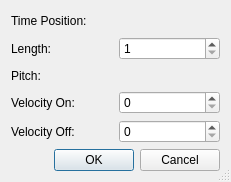
<?xml version="1.0" encoding="UTF-8"?>
<ui version="4.0">
 <class>EditNoteDialogBase</class>
 <widget class="QDialog" name="EditNoteDialogBase">
  <property name="geometry">
   <rect>
    <x>0</x>
    <y>0</y>
    <width>231</width>
    <height>182</height>
   </rect>
  </property>
  <property name="windowTitle">
   <string>LOS: Enter Note</string>
  </property>
  <property name="sizeGripEnabled">
   <bool>true</bool>
  </property>
  <layout class="QGridLayout">
   <property name="margin">
    <number>11</number>
   </property>
   <property name="spacing">
    <number>6</number>
   </property>
   <item row="5" column="0" colspan="2">
    <layout class="QHBoxLayout">
     <property name="spacing">
      <number>6</number>
     </property>
     <property name="margin">
      <number>0</number>
     </property>
     <item>
      <spacer name="Horizontal Spacing2">
       <property name="orientation">
        <enum>Qt::Horizontal</enum>
       </property>
       <property name="sizeType">
        <enum>QSizePolicy::Expanding</enum>
       </property>
       <property name="sizeHint" stdset="0">
        <size>
         <width>20</width>
         <height>20</height>
        </size>
       </property>
      </spacer>
     </item>
     <item>
      <widget class="QPushButton" name="buttonOk">
       <property name="text">
        <string>OK</string>
       </property>
       <property name="shortcut">
        <number>0</number>
       </property>
       <property name="autoDefault">
        <bool>true</bool>
       </property>
       <property name="default">
        <bool>true</bool>
       </property>
      </widget>
     </item>
     <item>
      <widget class="QPushButton" name="buttonCancel">
       <property name="text">
        <string>Cancel</string>
       </property>
       <property name="shortcut">
        <number>0</number>
       </property>
       <property name="autoDefault">
        <bool>true</bool>
       </property>
      </widget>
     </item>
    </layout>
   </item>
   <item row="1" column="0">
    <widget class="QLabel" name="TextLabel2">
     <property name="text">
      <string>Length:</string>
     </property>
     <property name="wordWrap">
      <bool>false</bool>
     </property>
    </widget>
   </item>
   <item row="0" column="0">
    <widget class="QLabel" name="TextLabel1">
     <property name="text">
      <string>Time Position:</string>
     </property>
     <property name="wordWrap">
      <bool>false</bool>
     </property>
    </widget>
   </item>
   <item row="2" column="0">
    <widget class="QLabel" name="TextLabel3">
     <property name="text">
      <string>Pitch:</string>
     </property>
     <property name="wordWrap">
      <bool>false</bool>
     </property>
    </widget>
   </item>
   <item row="3" column="0">
    <widget class="QLabel" name="TextLabel4">
     <property name="text">
      <string>Velocity On:</string>
     </property>
     <property name="wordWrap">
      <bool>false</bool>
     </property>
    </widget>
   </item>
   <item row="4" column="0">
    <widget class="QLabel" name="TextLabel5">
     <property name="text">
      <string>Velocity Off:</string>
     </property>
     <property name="wordWrap">
      <bool>false</bool>
     </property>
    </widget>
   </item>
   <item row="0" column="1">
    <widget class="Awl::PosEdit" name="epos"/>
   </item>
   <item row="1" column="1">
    <widget class="QSpinBox" name="il1">
     <property name="minimum">
      <number>1</number>
     </property>
     <property name="maximum">
      <number>1000000</number>
     </property>
    </widget>
   </item>
   <item row="3" column="1">
    <widget class="QSpinBox" name="il2">
     <property name="maximum">
      <number>127</number>
     </property>
    </widget>
   </item>
   <item row="4" column="1">
    <widget class="QSpinBox" name="il3">
     <property name="maximum">
      <number>127</number>
     </property>
    </widget>
   </item>
   <item row="2" column="1">
    <widget class="PitchEdit" name="pl" native="true"/>
   </item>
  </layout>
 </widget>
 <layoutdefault spacing="6" margin="11"/>
 <customwidgets>
  <customwidget>
   <class>Awl::PosEdit</class>
   <extends>QWidget</extends>
   <header>awl/posedit.h</header>
   <container>0</container>
  </customwidget>
  <customwidget>
   <class>PitchEdit</class>
   <extends>QWidget</extends>
   <header>pitchedit.h</header>
  </customwidget>
 </customwidgets>
 <tabstops>
  <tabstop>il1</tabstop>
  <tabstop>pl</tabstop>
  <tabstop>il2</tabstop>
  <tabstop>il3</tabstop>
  <tabstop>buttonOk</tabstop>
  <tabstop>buttonCancel</tabstop>
 </tabstops>
 <includes>
  <include location="local">pitchedit.h</include>
 </includes>
 <resources/>
 <connections>
  <connection>
   <sender>buttonOk</sender>
   <signal>clicked()</signal>
   <receiver>EditNoteDialogBase</receiver>
   <slot>accept()</slot>
   <hints>
    <hint type="sourcelabel">
     <x>20</x>
     <y>20</y>
    </hint>
    <hint type="destinationlabel">
     <x>20</x>
     <y>20</y>
    </hint>
   </hints>
  </connection>
  <connection>
   <sender>buttonCancel</sender>
   <signal>clicked()</signal>
   <receiver>EditNoteDialogBase</receiver>
   <slot>reject()</slot>
   <hints>
    <hint type="sourcelabel">
     <x>20</x>
     <y>20</y>
    </hint>
    <hint type="destinationlabel">
     <x>20</x>
     <y>20</y>
    </hint>
   </hints>
  </connection>
 </connections>
</ui>
